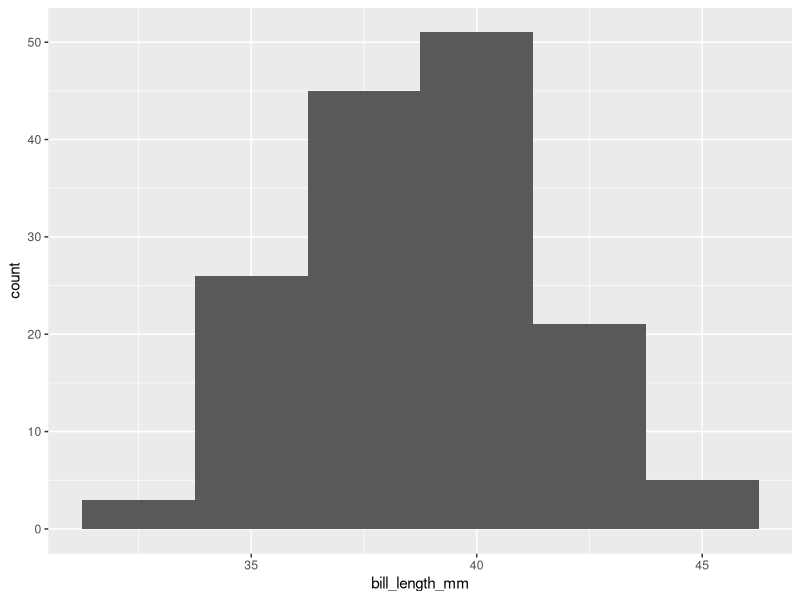

Reproduce this figure in R.
## ---- chunk 1
library(tidyverse)
library(palmerpenguins)

penguins_adelie<-penguins |> 
  filter(species=="Adelie",!is.na(bill_length_mm))
penguins_adelie
## ---- chunk 2
ggplot(penguins_adelie,aes(bill_length_mm))+
  geom_histogram(binwidth = 2.5)

